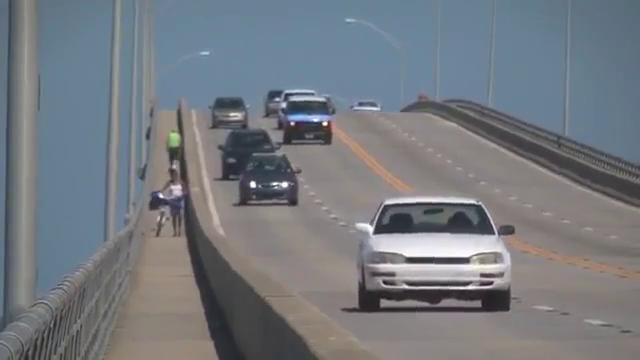
#> input picture frame 91 of OpenCV-Python Tutorials/slow.mp4, 640 x 360 px, given in place of VIRB0415.MP4, which was not available
$ python '1-video flip.py'
#> lines starting #> are read from the running program, lines starting #| are printed output that depends on the picture
import numpy as np
import cv2

cap = cv2.VideoCapture("OpenCV-Python Tutorials/VIRB0415.MP4")

# Define the codec and create VideoWriter object
fourcc = cv2.VideoWriter_fourcc(*"XVID")
out = cv2.VideoWriter("OpenCV-Python Tutorials/output.avi", fourcc, 20.0, (640, 480))

while cap.isOpened():
    ret, frame = cap.read()
#> frame is the input picture: shape (360, 640, 3); mean B, G, R 127.8, 121.7, 116.8
    if ret == True:
        frame = cv2.flip(frame, 0)
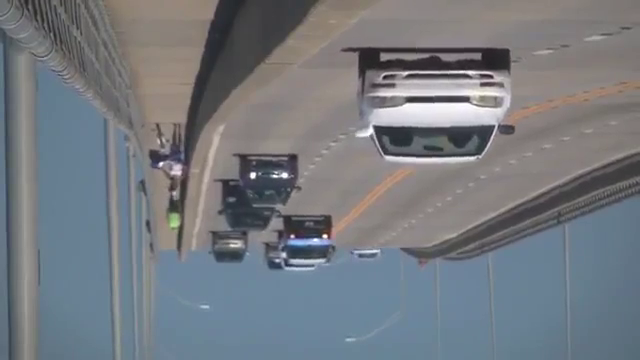
#> frame: shape (360, 640, 3); mean B, G, R 127.8, 121.7, 116.8

        # write the flipped frame
        out.write(frame)

        cv2.imshow("frame", frame)
        if cv2.waitKey(1) & 0xFF == ord("q"):
#> (key q is pressed here)
            break
    else:
        break

# Release everything if job is finished
cap.release()
out.release()
cv2.destroyAllWindows()

$ run again, starting later in the video
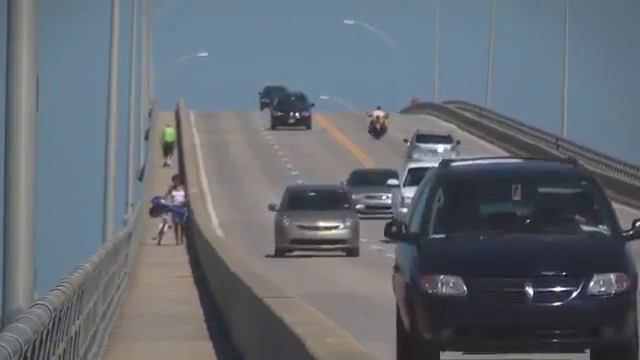
#> input picture frame 412 of OpenCV-Python Tutorials/slow.mp4, 640 x 360 px, given in place of VIRB0415.MP4, which was not available
#> frame is the input picture: shape (360, 640, 3); mean B, G, R 114.8, 107.1, 100.1
#> `frame = cv2.flip(frame, 0)`:
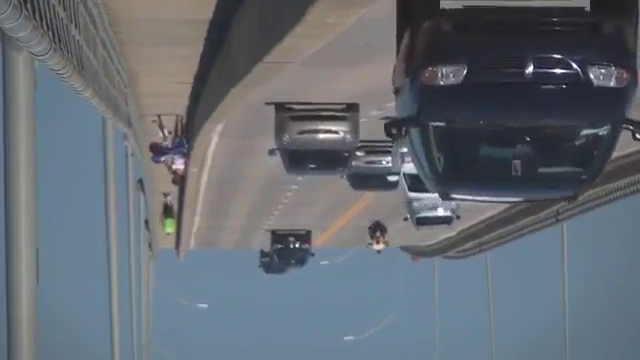
#> frame: shape (360, 640, 3); mean B, G, R 114.8, 107.1, 100.1

$ run again, starting later in the video
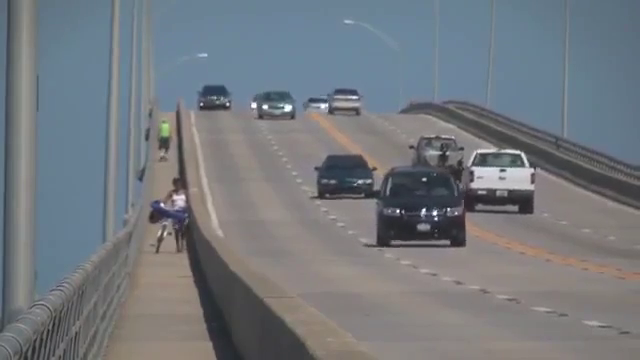
#> input picture frame 732 of OpenCV-Python Tutorials/slow.mp4, 640 x 360 px, given in place of VIRB0415.MP4, which was not available
#> frame is the input picture: shape (360, 640, 3); mean B, G, R 126.3, 120.7, 115.8
#> `frame = cv2.flip(frame, 0)`:
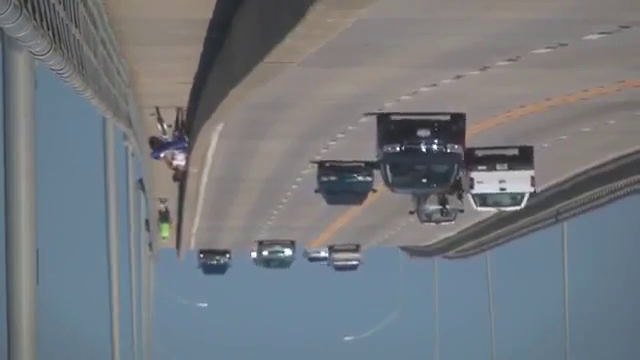
#> frame: shape (360, 640, 3); mean B, G, R 126.3, 120.7, 115.8
